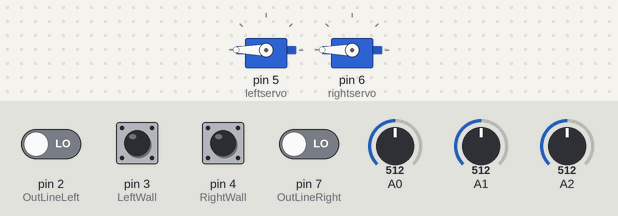
Simulated run of this sketch. Board: Arduino Uno, built with avr-gcc and run on an emulated ATmega328P. On the bench: 2 × servo. Inputs (shaded band) come from the test bench; at power-on: pin 2 (OutLineLeft), pin 3 (LeftWall), pin 4 (RightWall), pin 7 (OutLineRight) LOW, A0 = 512, A1 = 512, A2 = 512. What the sketch prints to the serial monitor is not drawn.

Above: at 0.3 s.
At 1.5 s:
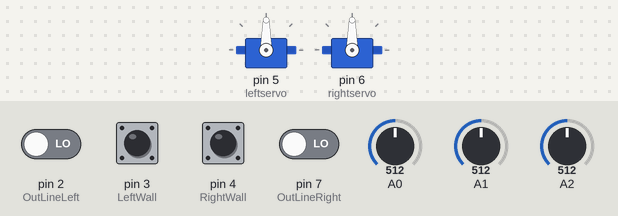
Timing chart, 0 to 3.0 s (numbered marks = the images above):
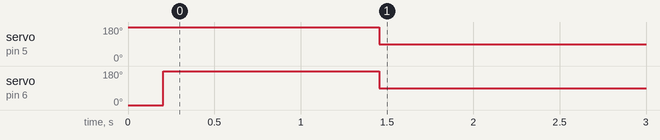

Measured:
- by itself, servo on pin 5 (leftservo): 180° → 90° at 1.5 s
- by itself, servo on pin 6 (rightservo): 0° → 180° at 0.20 s, → 90° 1.3 s later

The sketch:

DFS.ino
```cpp
#include <StackArray.h>
#include <Servo.h>

#define ROWS 4
#define COLS 5

#define LeftWall 3
#define RightWall 4
#define OutLineLeft 2
#define OutLineRight 7

typedef struct{
  int x; int y;
} Square;

//light sensors (analog)
  //(>950 : black line ; <900 : white space)
int inLeft;
int inRight;

//digital line sensors
  //0 = black; 1 = white
int outLeft;
int outRight;

//  //analog wall sensor ->
  //wall: > 250; no wall: < 250
int frontwall;

//digital wall sensors ->
  //0 = wall; 1 = no wall
int wallL;
int wallR;

int goback;

char orient;


Servo leftservo;
Servo rightservo;
//Maze maze;

// HWALL = {{1,1,1,1,1},
//          {0,0,0,0,0},
//          {0,0,0,0,0},
//          {0,0,0,0,0},
//          {1,1,1,1,1}}
//
// VWALL = {{1,0,0,0,0,1},
//          {1,0,0,0,0,1},
//          {1,0,0,0,0,1},
//          {1,0,0,0,0,1}}

Square visited[20];

StackArray <Square> frontier;
StackArray <Square> path;
Square current;
int visitedSize;

void setup() {
  // initialize serial communication at 9600 bits per second:
  Serial.begin(9600);
  leftservo.attach(5);
  rightservo.attach(6);
  pinMode(OutLineLeft, INPUT);
  pinMode(LeftWall, INPUT);
  pinMode(RightWall, INPUT);
  pinMode(OutLineRight, INPUT);
  Square start;
  start.x = 0;
  start.y = 0;
  frontier.push(start);
  orient = 1;
}


// the loop routine runs over and over again forever:
void loop() {
  dfs();
}

/********************************HELPER FUNCTIONS******************************/
void dfs(){
  Square current;
  Square next;
  char c_coor [] = {0,0};
  char n_coor [] = {0,0};
  //followline();

  while(!frontier.isEmpty()){

    if(goback == 0){
      current = frontier.pop();
      Serial.print("CURRENT:   ");
      Serial.print(current.x);
      Serial.println(current.y);
      c_coor[0] = current.x;
      c_coor[1] = current.y;
      if (!isMember(current, visited, visitedSize)){
        visited[visitedSize] = current;
        visitedSize ++;
        path.push(current);
      }
      int length = frontier.count();
      if(wallL == 1){ //no wall on left
        if(orient == 3){
          next.x = current.x + 1;
          next.y = current.y;
        }
        else if(orient == 2){
          next.x = current.x;
          next.y = current.y + 1;
        }
        else if(orient == 1){
          next.x = current.x - 1;
          next.y = current.y;
        }
        else if(orient == 0){
          next.x = current.x;
          next.y = current.y - 1;
        }
        if(!isMember(next, visited, visitedSize)){
          frontier.push(next);
        }
      }
      if(wallR == 1){ //no wall on right
        if(orient == 3){
          next.x = current.x - 1;
          next.y = current.y;
        }
        else if(orient == 2){
          next.x = current.x;
          next.y = current.y - 1;
        }
        else if(orient == 1){
          next.x = current.x + 1;
          next.y = current.y;
        }
        else if(orient == 0){
          next.x = current.x;
          next.y = current.y + 1;
        }
        if(!isMember(next, visited, visitedSize)){
          frontier.push(next);
        }
      }
      if(frontwall < 200){ //no wall in front
        if(orient == 3){
          next.x = current.x;
          next.y = current.y - 1;
        }
        else if(orient == 2){
          next.x = current.x + 1;
          next.y = current.y;
        }
        else if(orient == 1){
          next.x = current.x;
          next.y = current.y + 1;
        }
        else if(orient == 0){
          next.x = current.x - 1;
          next.y = current.y;
        }
        if(!isMember(next, visited, visitedSize)){
          frontier.push(next);
        }
      }
      if(frontier.count()>length){
        goback = 0;
      }
      else{
        goback = 1;
      }
      n_coor[0] = frontier.peek().x;
      n_coor[1] = frontier.peek().y;
      Serial.print("NEXT:   ");
      Serial.print(next.x);
      Serial.println(next.y);
      orient = reorient(c_coor, n_coor, orient);
//      followline();
    }
    else{
      next = frontier.pop();
      if (!isMember(next, visited, visitedSize)){
        if(frontier.count() > 0){
          frontier.push(path.pop());
          goback = 0;
        }
      }
    }
    followline();
  }

}


bool isMember (Square a, Square visit[], int sizeV){
  for(int i = 0; i < sizeV; i ++){
    if (squareCompare(a,visit[i])){
      return true;
    }
  }
  return false;
}

bool squareCompare (Square a, Square b){
  if(a.x == b.x){
    if(a.y == b.y){
      return true;
    }
  }
  return false;
}


char reorient(char current[], char next[], char curr_o) {
  char next_o = 0;
  char diff[] = {0, 0};
  diff[0] = next[0]-current[0];
  diff[1] = next[1]-current[1];

  if (diff[0] == -1){ //north
    next_o = 0;
  }
  else if (diff[0] == 1){ // south
    next_o = 2;
  }
  else if (diff[1] == -1){ // west
    next_o = 3;
  }
  else if (diff[1] == 1){ // east
    next_o = 1;
  }

  if (next_o - curr_o == 0){
    //straight
    forward();
    delay(200);
  }
  else if (next_o - curr_o == 1 || next_o - curr_o == -3){
    //turn right
    right();
    delay(800);
  }
  else if (abs(next_o - curr_o) == 2){
    //flip
    flip();
    delay(1250);
  }
  else if (next_o - curr_o == -1 || next_o - curr_o == 3){
    //turn left
    left();
    delay(800);
  }

  curr_o = next_o;
  Serial.println(curr_o);

  stp();
  return curr_o;
}

void readSensor(){
  inLeft = analogRead(A0);
  inRight = analogRead(A1);
  frontwall = analogRead(A2);
  outLeft = digitalRead(OutLineLeft);
  outRight = digitalRead(OutLineRight);
  wallL = digitalRead(LeftWall);
  wallR = digitalRead(RightWall);
}

//turning functions
void forward() {
  leftservo.write(180);
  rightservo.write(0);
  readSensor();
}

void right() {
  leftservo.write(180);
  rightservo.write(95);
  readSensor();
}

void left() {
  leftservo.write(85);
  rightservo.write(0);
  readSensor();
}

void flip() {
  leftservo.write(180);
  rightservo.write(180);
  readSensor();
  //delay(time);
}


void stp() {
  leftservo.write(90);
  rightservo.write(90);
  readSensor();
}

void followline(){
  while (outLeft == 1 || outRight == 1){ //while both outer sensors see white
    readSensor();
    if (abs(inLeft-inRight)<70){ //if inner are similar
      forward();
    }
    else if (inLeft>inRight){ //if tilted left, correct
       leftservo.write(90);
       rightservo.write(0);
    }
    else if (inRight>inLeft){ //if tilted right
      leftservo.write(180);
       rightservo.write(90);
    }
    readSensor();
  }
  stp();
}
```
